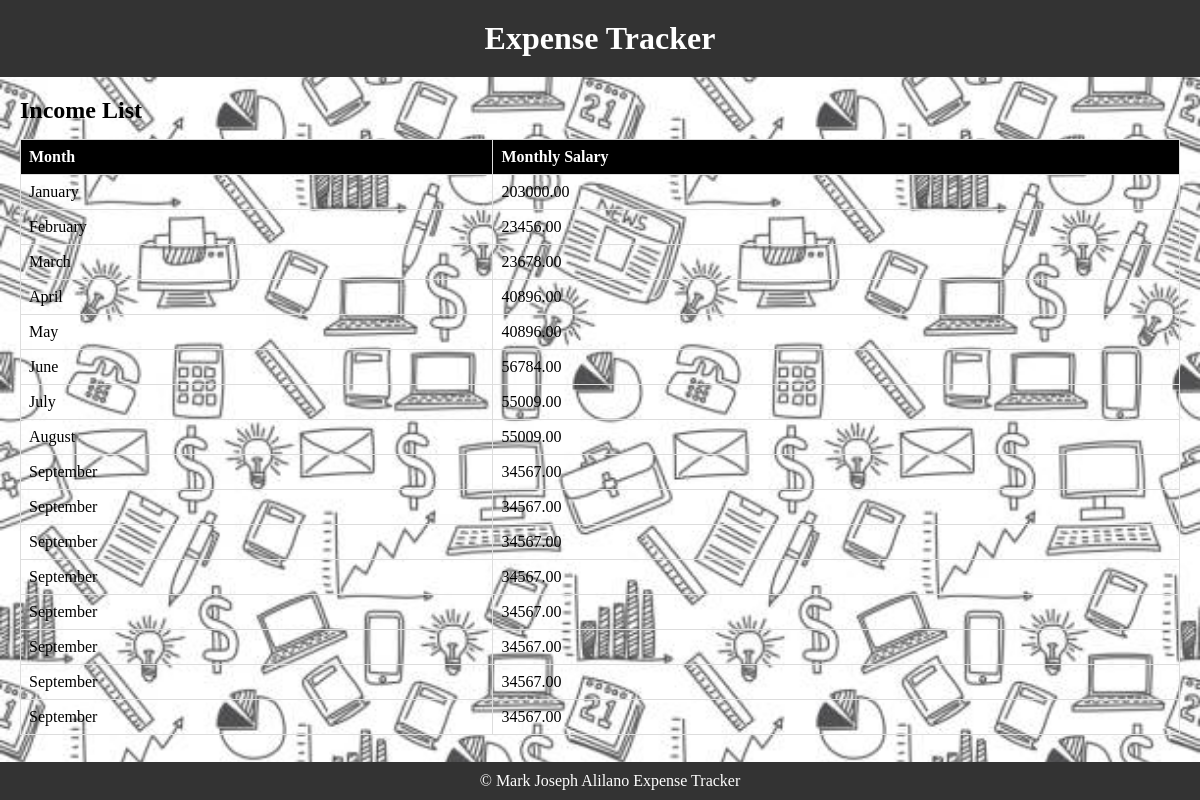
/income/income_list/, run on the app's committed database.
### expense_tracker/models.py (models this page shows, shortened)
class Income(models.Model):
    month = models.CharField(max_length=255)  # You can adjust the max length as needed
    monthly_salary = models.DecimalField(max_digits=10, decimal_places=2)

### expense_tracker/views.py (the view)
# urls.py: path('income/income_list/', income_list, name='income_list'),
def income_list(request):
    incomes = Income.objects.all()
    return render(request, 'income_list.html', {'incomes': incomes})

### expense_tracker/templates/income_list.html (shortened to what this page needs)
{% extends 'base.html' %}
{% block content %}
    <h2>Income List</h2>
    <table>
        <thead>
            <tr>
                <th>Month</th>
                <th>Monthly Salary</th>
            </tr>
        </thead>
        <tbody>
            {% for income in incomes %}
                <tr>
                    <td>{{ income.month }}</td>
                    <td>{{ income.monthly_salary }}</td>
                </tr>
            {% endfor %}
        </tbody>
    </table>
{% endblock %}

### expense_tracker/static/css/styles.css (style rules this page uses)
* { margin: 0; padding: 0; font-family: 'Century Gothic'; }
body { margin: 0; padding: 0; font-family: 'Arial', sans-serif; background-image: url('../images/background.png'); background-size: cover; background-position: center; color: none; }
table { width: 100%; border-collapse: collapse; margin-top: 15px; }
th, td { border: 1px solid #ddd; padding: 8px; text-align: left; color: black; }
th { background-color: black; color: white; }

### expense_tracker/templates/base.html (style rules this page uses)
body { margin: 0; padding: 0; font-family: 'Century Gothic', sans-serif; background-image: url('static/images/background.png'); background-size: cover; background-position: center; color: none; }

### data on the page
Income: month "January", monthly_salary "203000.00"
Income: month "February", monthly_salary "23456.00"
Income: month "March", monthly_salary "23678.00"
Income: month "April", monthly_salary "40896.00"
Income: month "May", monthly_salary "40896.00"
Income: month "June", monthly_salary "56784.00"
Income: month "July", monthly_salary "55009.00"
Income: month "August", monthly_salary "55009.00"
Income: month "September", monthly_salary "34567.00"
Income: month "September", monthly_salary "34567.00"
Income: month "September", monthly_salary "34567.00"
Income: month "September", monthly_salary "34567.00"
Income: month "September", monthly_salary "34567.00"
Income: month "September", monthly_salary "34567.00"
Income: month "September", monthly_salary "34567.00"
Income: month "September", monthly_salary "34567.00"
